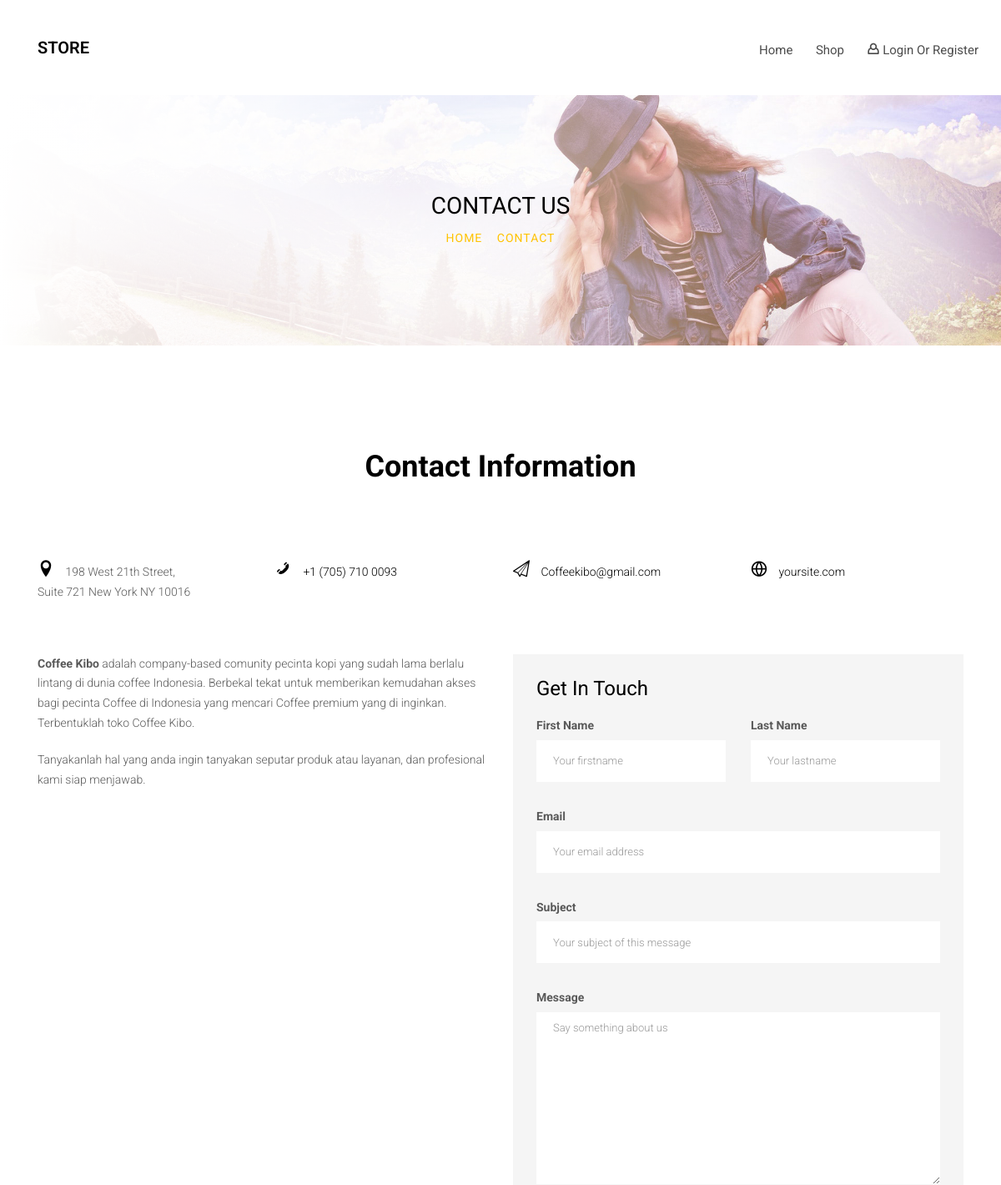
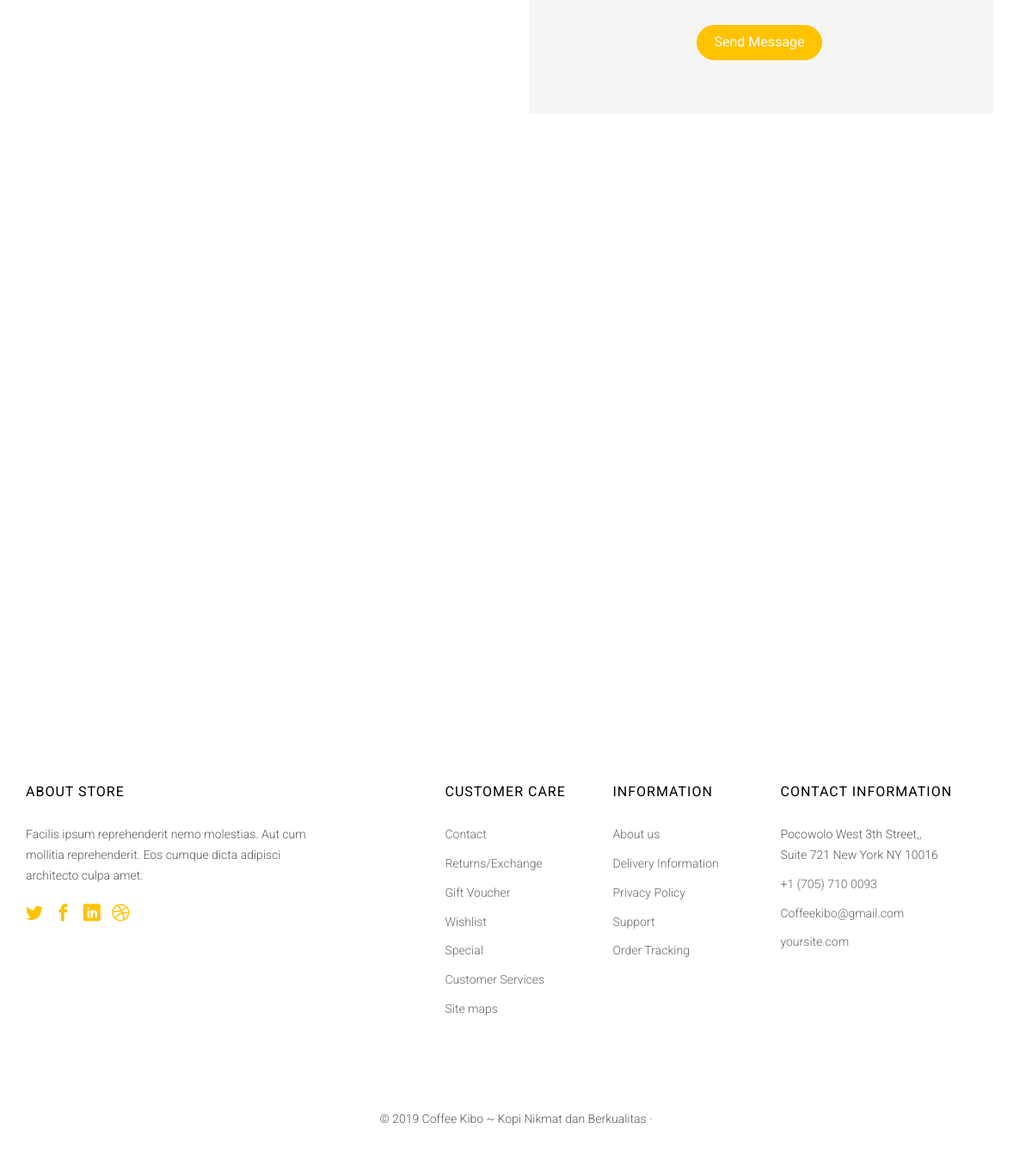
The app's page /index.php/contact with its own data (2 pictures, top to bottom).
### tables this page shows
CREATE TABLE IF NOT EXISTS `home` (
  `id_home` int(11) NOT NULL AUTO_INCREMENT,
  `id_user` int(11) NOT NULL,
  `namaweb` varchar(50) NOT NULL,
  `tagline` varchar(100) DEFAULT NULL,
  `email` varchar(255) DEFAULT NULL,
  `website` varchar(255) DEFAULT NULL,
  `alamat` varchar(255) DEFAULT NULL,
  `tlp` varchar(50) DEFAULT NULL,
  `deskripsi` varchar(300) DEFAULT NULL,
  `keywords` varchar(300) DEFAULT NULL,
  `metatext` text,
  `logo` varchar(255) DEFAULT NULL,
  `icon` varchar(255) DEFAULT NULL,
  `facebook` varchar(255) DEFAULT NULL,
  `twitter` varchar(255) DEFAULT NULL,
  `instagram` varchar(255) DEFAULT NULL,
  `google_map` text,
  `tanggal` timestamp NOT NULL DEFAULT CURRENT_TIMESTAMP ON UPDATE CURRENT_TIMESTAMP,
  PRIMARY KEY (`id_home`)
);

### application/views/layout/content.php (called while the page is built)
<?php
if($isi){
  $this->load->view($isi);
}

### application/views/layout/file.php (called while the page is built)
<?php
require_once('head.php');
require_once('nav.php');
require_once('content.php');
require_once('footer.php');

### application/controllers/contact.php (called while the page is built, shortened)
<?php
class contact extends CI_Controller {
	public function __construct(){
		$this->load->model('home_model');
	}
  public function index(){
		$site = $this->home_model->listing();
    $data = array('title'  => 'Contact Us | '.$site['namaweb'],
									'keywords'  => $site['namaweb'].' | '.$site['keywords'],
									'deskripsi'  => $site['deskripsi'],
									'author'  => $site['namaweb'],
									'footer'  => $site['namaweb'].' ~ '.$site['tagline'],
									'email'  => $site['email'],
									'alamat'  => $site['alamat'],
									'tlp'  => $site['tlp'],
									'judul'  => 'Contact Us',
                  'isi'    => 'contact/list'
								);
    $this->load->view('layout/file',$data);
  }
}

### index.php (called while the page is built, shortened)
<?php
require_once BASEPATH.'core/CodeIgniter.php';

### application/models/home_model.php (called while the page is built, shortened)
<?php
class Home_model extends CI_Model {
	public function listing() {
		$this->db->select('*');
		$this->db->from('home');
		$this->db->order_by('id_home','DESC');
		$query = $this->db->get();
		return $query->row_array();
	}
}

### application/views/contact/list.php (the view)
<aside id="colorlib-hero" class="breadcrumbs">
  <div class="flexslider">
    <ul class="slides">
      <li style="background-image: url(<?php echo base_url()?>assets/front/images/cover-img-1.jpg);">
        <div class="overlay"></div>
        <div class="container-fluid">
          <div class="row">
            <div class="col-md-6 col-md-offset-3 col-sm-12 col-xs-12 slider-text">
              <div class="slider-text-inner text-center">
                <h1><?php echo $judul ?></h1>
                <h2 class="bread">
                  <span><a href="<?php echo base_url() ?>">Home</a></span>
                  <span><a href="<?php echo base_url('contact') ?>">Contact</a></span>
                </h2>
              </div>
            </div>
          </div>
        </div>
      </li>
      </ul>
    </div>
</aside>
<div id="colorlib-contact">
  <div class="container">
    <div class="col-md-12">
      <h1 class="text-center"><b>Contact Information</b></h1></br></br></br>
      <div class="row contact-info-wrap">
        <div class="col-lg-3">
          <p><span><i class="icon-location"></i></span> 198 West 21th Street, <br> Suite 721 New York NY 10016</p>
        </div>
        <div class="col-lg-3">
          <p><span><i class="icon-phone3"></i></span> <a href="tel://<?php echo $tlp ?>"><?php echo $tlp ?></a></p>
        </div>
        <div class="col-lg-3">
          <p><span><i class="icon-paperplane"></i></span> <a href="mailto:<?php echo $email ?>"><?php echo $email ?></a></p>
        </div>
        <div class="col-lg-3">
          <p><span><i class="icon-globe"></i></span> <a href="#">yoursite.com</a></p>
        </div>
      </div>
    </div>
    <div class="col-lg-6">
      <p><b>Coffee Kibo</b> adalah company-based comunity pecinta kopi yang sudah lama berlalu lintang di dunia coffee Indonesia.
  			Berbekal tekat untuk memberikan kemudahan akses bagi pecinta Coffee di Indonesia yang mencari Coffee premium yang di inginkan.
  			Terbentuklah toko Coffee Kibo.</p>
  		<p>Tanyakanlah hal yang anda ingin tanyakan seputar produk atau layanan, dan profesional kami siap menjawab.</p>
    </div>
    <div class="col-lg-6">
      <div class="row">
        <div class="col-md-12">
          <div class="contact-wrap">
            <h3>Get In Touch</h3>
            <form action="#">
              <div class="row form-group">
                <div class="col-md-6 padding-bottom">
                  <label for="fname">First Name</label>
                  <input type="text" id="fname" class="form-control" placeholder="Your firstname">
                </div>
                <div class="col-md-6">
                  <label for="lname">Last Name</label>
                  <input type="text" id="lname" class="form-control" placeholder="Your lastname">
                </div>
              </div>
              <div class="row form-group">
                <div class="col-md-12">
                  <label for="email">Email</label>
                  <input type="text" id="email" class="form-control" placeholder="Your email address">
                </div>
              </div>
              <div class="row form-group">
                <div class="col-md-12">
                  <label for="subject">Subject</label>
                  <input type="text" id="subject" class="form-control" placeholder="Your subject of this message">
                </div>
              </div>
              <div class="row form-group">
                <div class="col-md-12">
                  <label for="message">Message</label>
                  <textarea name="message" id="message" cols="30" rows="10" class="form-control" placeholder="Say something about us"></textarea>
                </div>
              </div>
              <div class="form-group text-center">
                <input type="submit" value="Send Message" class="btn btn-primary">
              </div>
            </form>
          </div>
        </div>
      </div>
    </div>
  </div>
  <div id="map" class="colorlib-map"></div>
</div>

### application/views/layout/footer.php (shortened to what this page needs)
<?php
  $site = $this->home_model->listing();
?>
<footer id="colorlib-footer" role="contentinfo">
  <div class="container">
    <div class="row row-pb-md">
      <div class="col-md-4 colorlib-widget">
        <h4>About Store</h4>
        <p>Facilis ipsum reprehenderit nemo molestias. Aut cum mollitia reprehenderit. Eos cumque dicta adipisci architecto culpa amet.</p>
        <p>
          <ul class="colorlib-social-icons">
            <li><a href="#"><i class="icon-twitter"></i></a></li>
            <li><a href="#"><i class="icon-facebook"></i></a></li>
            <li><a href="#"><i class="icon-linkedin"></i></a></li>
            <li><a href="#"><i class="icon-dribbble"></i></a></li>
          </ul>
        </p>
      </div>
      <div class="col-md-1 colorlib-widget"></div>
      <div class="col-md-2 colorlib-widget">
        <h4>Customer Care</h4>
        <p>
          <ul class="colorlib-footer-links">
            <li><a href="<?php echo base_url('home/contact') ?>">Contact</a></li>
            <li><a href="#">Returns/Exchange</a></li>
            <li><a href="#">Gift Voucher</a></li>
            <li><a href="<?php echo base_url('produk/wishlist') ?>">Wishlist</a></li>
            <li><a href="#">Special</a></li>
            <li><a href="#">Customer Services</a></li>
            <li><a href="#">Site maps</a></li>
          </ul>
        </p>
      </div>
      <div class="col-md-2 colorlib-widget">
        <h4>Information</h4>
        <p>
          <ul class="colorlib-footer-links">
            <li><a href="<?php echo base_url('home/about') ?>">About us</a></li>
            <li><a href="#">Delivery Information</a></li>
            <li><a href="#">Privacy Policy</a></li>
            <li><a href="#">Support</a></li>
            <li><a href="#">Order Tracking</a></li>
          </ul>
        </p>
      </div>
      <div class="col-md-3">
        <h4>Contact Information</h4>
        <ul class="colorlib-footer-links">
          <li><?php echo $site['alamat'] ?>, <br> Suite 721 New York NY 10016</li>
          <li><a href="tel:<?php echo $site['tlp'] ?>"><?php echo $site['tlp'] ?></a></li>
          <li><a href="mailto:<?php echo $site['email'] ?>"><?php echo $site['email'] ?></a></li>
          <li><a href="#">yoursite.com</a></li>
        </ul>
      </div>
    </div>
  </div>
  <div class="copy">
    <div class="row">
      <div class="col-md-12 text-center">
        <p>
          <span class="block">
            &copy;
            <?php echo $site['namaweb'].' ~ '.$site['tagline'] ?> &middot;
          </span>
        </p>
      </div>
    </div>
  </div>
</footer>
</div>
</body>
</html>

### assets/front/css/icomoon.css (style rules this page uses)
[class^="icon-"], [class*=" icon-"] { font-family: 'icomoon' !important; speak: none; font-style: normal; font-weight: normal; font-variant: normal; text-transform: none; line-height: 1; -webkit-font-smoothing: antialiased; -moz-osx-font-smoothing: grayscale; }
.icon-globe:before { content: "\e970"; }
.icon-phone3:before { content: "\ea61"; }
.icon-location:before { content: "\ebbe"; }
.icon-facebook:before { content: "\ed07"; }
.icon-twitter:before { content: "\ed0d"; }
.icon-dribbble:before { content: "\ed1e"; }
.icon-linkedin:before { content: "\ed40"; }
.icon-paperplane:before { content: "\ed80"; }

### records on screen
home: tlp "+1 (705) 710 0093", email "Coffeekibo@gmail.com", alamat "Pocowolo West 3th Street,", namaweb "Coffee Kibo", tagline "Kopi Nikmat dan Berkualitas"

### other values on screen
$judul "CONTACT US"
